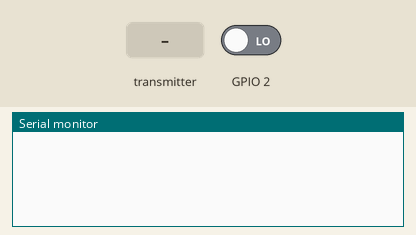
Recording of a sketch running on a simulated ESP32. Shown: the last lines printed to the serial monitor. The inputs (shaded band) are chosen by the test bench; at power-on: GPIO 2 LOW.

Above: at 1.2 s.
1.3 s: GPIO 2 driven HIGH
At 1.8 s:
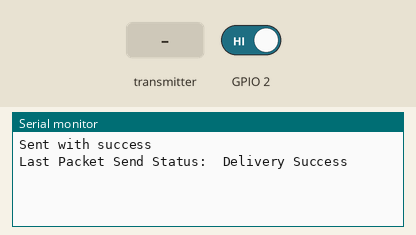
2.8 s: the transmitter starts sending a = 0
At 3.11 s:
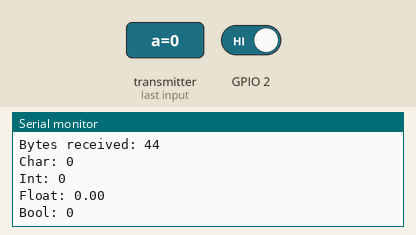
4.3 s: the transmitter starts sending b = 1024
5.8 s: the transmitter starts sending c = 25
7.3 s: the transmitter starts sending d = 1
At 8.11 s:
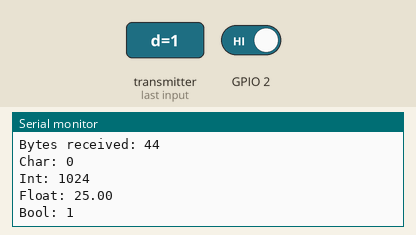

Measured:
- after the input at 1.3 s, the serial monitor: prints a new line at once (image 1)
- after the input at 2.8 s, the serial monitor: prints a new line at once (image 2)
- after the input at 7.3 s, the serial monitor: prints a new line at once (image 3)

The sketch:

MACAddress.ino
```cpp
#include "WiFi.h"
#include <esp_now.h>
#include <WiFi.h>

// REPLACE WITH YOUR RECEIVER MAC Address
uint8_t broadcastAddress[] = {0xB8,0xD6,0x1A,0xAA,0x2A,0x94};
// Structure example to send data
// Must match the receiver structure
typedef struct struct_message {
  char a[32];
  int b;
  float c;
  bool d;
} struct_message;

// Create a struct_message called myData
struct_message myData;

esp_now_peer_info_t peerInfo;

// callback when data is sent
void OnDataSent(const uint8_t *mac_addr, esp_now_send_status_t status) {
  Serial.print("\r\nLast Packet Send Status:\t");
  Serial.println(status == ESP_NOW_SEND_SUCCESS ? "Delivery Success" : "Delivery Fail");
}

// callback function that will be executed when data is received
void OnDataRecv(const uint8_t * mac, const uint8_t *incomingData, int len) {
  memcpy(&myData, incomingData, sizeof(myData));
  Serial.print("Bytes received: ");
  Serial.println(len);
  Serial.print("Char: ");
  Serial.println(myData.a);
  Serial.print("Int: ");
  Serial.println(myData.b);
  Serial.print("Float: ");
  Serial.println(myData.c);
  Serial.print("Bool: ");
  Serial.println(myData.d);
  Serial.println();
}

void setup() {
  // Init Serial Monitor
  Serial.begin(115200);
  WiFi.mode(WIFI_STA);
  // Init ESP-NOW
  if (esp_now_init() != ESP_OK) {
    Serial.println("Error initializing ESP-NOW");
    return;
  }

  // Once ESPNow is successfully Init, we will register for Send CB to
  // get the status of Trasnmitted packet
  esp_now_register_send_cb(OnDataSent);

  // Register peer
  memcpy(peerInfo.peer_addr, broadcastAddress, 6);
  peerInfo.channel = 0;
  peerInfo.encrypt = false;

  // Add peer
  if (esp_now_add_peer(&peerInfo) != ESP_OK){
    Serial.println("Failed to add peer");
    return;
  }

  esp_now_register_recv_cb(OnDataRecv);
}

void loop() { if(digitalRead(2) == HIGH)
{
  // Set values to send
  strcpy(myData.a, "Ultraman Tiga");
  myData.b = 99999;
  myData.c = 1.2;
  myData.d = true;

  // Send message via ESP-NOW
  esp_err_t result = esp_now_send(broadcastAddress, (uint8_t *) &myData, sizeof(myData));

  if (result == ESP_OK) {
    Serial.println("Sent with success");
  }
  else {
    Serial.println("Error sending the data");
  }
  delay(2000);
}
}
```
